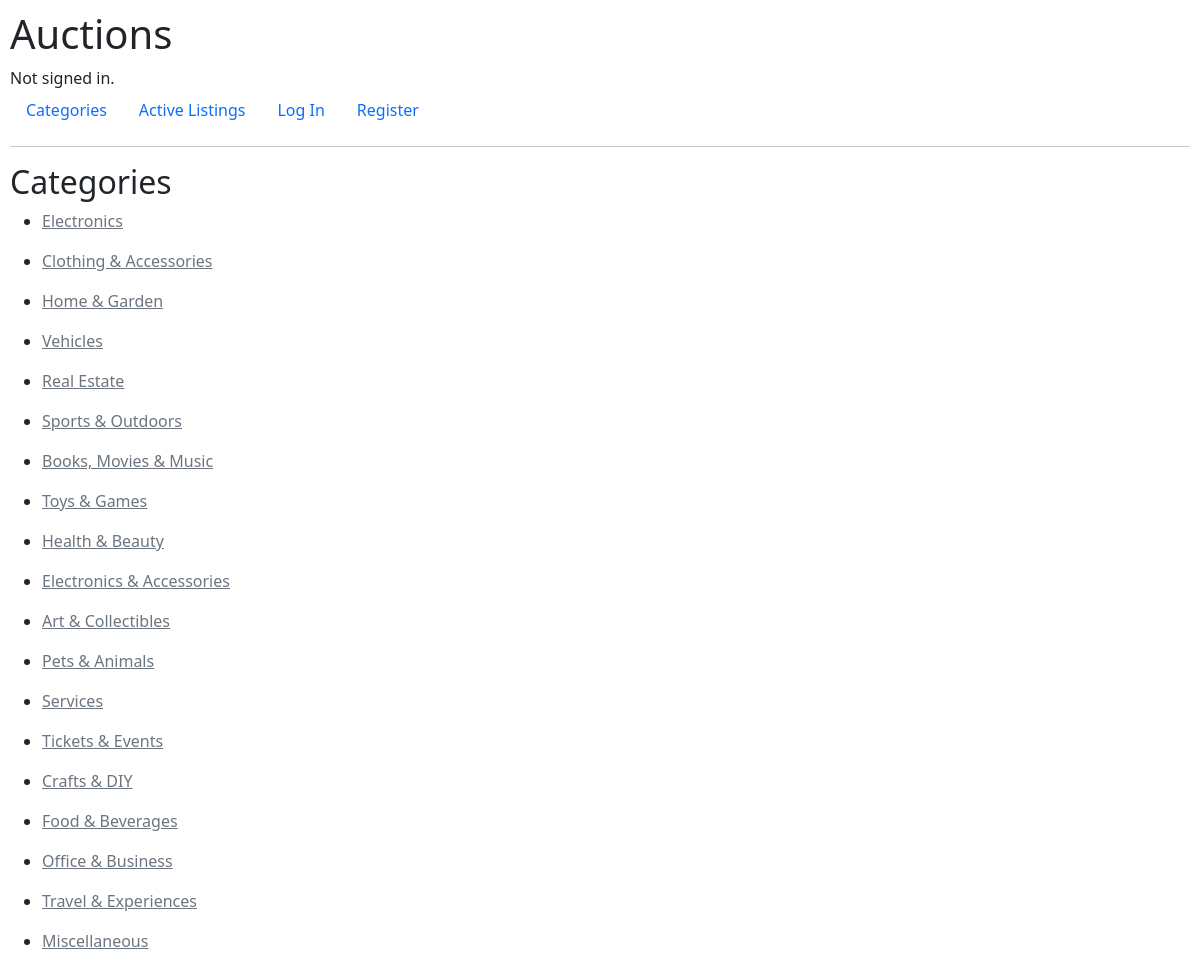
The page /category on the database its author committed.
### auctions/models.py (models this page shows, shortened)
class Category(models.Model):
    name = models.CharField(max_length=50, blank=False, null=False)
    description = models.CharField(max_length=120, blank=True, null=True)
    class Meta:
        verbose_name_plural = "Categories"

### auctions/views.py (the view)
# urls.py: path("category", views.category, name="category"),
def category(request):
    categories = Category.objects.all()
    return render(request, "auctions/categories.html", {
        "categories": categories,
    })

### auctions/templates/auctions/categories.html (shortened to what this page needs)
{% extends "auctions/layout.html" %}
{% block body %}
    <h2>Categories</h2>
    {% if categories %}
        {% for category in categories %}
                <ul>
                    <li><a class="link-secondary" href="{% url "auctions:category_item" category.pk %}">{{ category.name }}</a></li>
                </ul>
        {% endfor %}
    {% else %}
        <div class="alert alert-primary" role="alert">
            <h4>No categories</h4>
        </div>
    {% endif %}
{% endblock body %}

### auctions/templates/auctions/layout.html (shortened to what this page needs)
{% load static %}
<!DOCTYPE html>
<html lang="en">
    <head>
        <link href="https://cdn.jsdelivr.net/npm/bootstrap@5.3.3/dist/css/bootstrap.min.css" rel="stylesheet">
        <link href="{% static 'auctions/styles.css' %}" rel="stylesheet">
    </head>
    <body>
        <h1>Auctions</h1>
        <div>
            {% if user.is_authenticated %}
                Signed in as <strong>{{ user.username }}</strong>.
            {% else %}
                Not signed in.
            {% endif %}
        </div>
        <ul class="nav">
            <li class="nav-item">
                <a class="nav-link" href="{% url 'auctions:category' %}">Categories</a>
            </li>
            <li class="nav-item">
                <a class="nav-link" href="{% url 'auctions:index' %}">Active Listings</a>
            </li>
            {% if user.is_authenticated %}
                <li class="nav-item">
                    <a class="nav-link" href="{% url 'auctions:logout' %}">Log Out</a>
                </li>
                <li class="nav-item">
                    <a class="nav-link" href="{% url 'auctions:create' %}">Create Listing</a>
                </li>
                <li class="nav-item">
                    <a class="nav-link" href="{% url 'auctions:watchlist' %}">Watchlist</a>
                </li>
            {% else %}
                <li class="nav-item">
                    <a class="nav-link" href="{% url 'auctions:login' %}">Log In</a>
                </li>
                <li class="nav-item">
                    <a class="nav-link" href="{% url 'auctions:register' %}">Register</a>
                </li>
            {% endif %}
        </ul>
        <hr>
        {% block body %}
        {% endblock %}
    </body>
</html>

### auctions/static/auctions/styles.css (style rules this page uses)
body { padding: 10px; }

### rows shown on the page
Category: name "Electronics"
Category: name "Clothing & Accessories"
Category: name "Home & Garden"
Category: name "Vehicles"
Category: name "Real Estate"
Category: name "Sports & Outdoors"
Category: name "Books, Movies & Music"
Category: name "Toys & Games"
Category: name "Health & Beauty"
Category: name "Electronics & Accessories"
Category: name "Art & Collectibles"
Category: name "Pets & Animals"
Category: name "Services"
Category: name "Tickets & Events"
Category: name "Crafts & DIY"
Category: name "Food & Beverages"
Category: name "Office & Business"
Category: name "Travel & Experiences"
Category: name "Miscellaneous"
